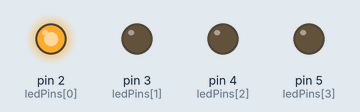
This sketch was run on a simulated Arduino Uno, built with avr-gcc and run on an emulated ATmega328P. On the bench: output pins drawn as LEDs (lit = HIGH).

Above: at 0.1 s.
At 1.7 s:
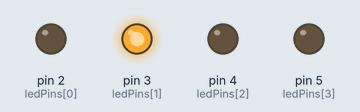
At 3.4 s:
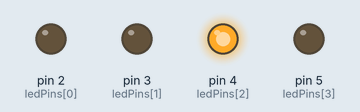
At 20.5 s:
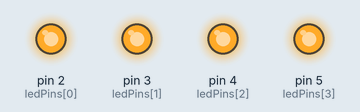
At 21.7 s:
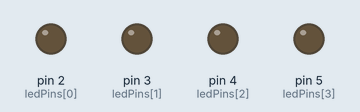
At 28.0 s:
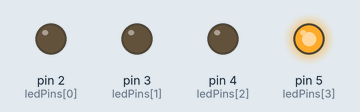
Timing chart, 0 to 40.0 s (numbered marks = the images above):
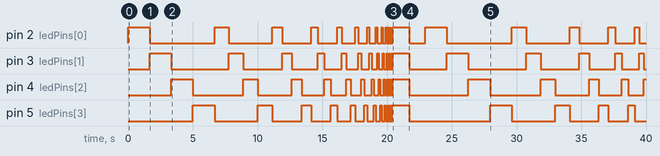

The sketch:

led_countdown.ino
```cpp
int ledPins[] = {2, 3, 4, 5}; //enter arduino pins that connect to the LED (don't forget a resistor)
int delayTime = 1250; //time delay (in milliseconds) between actions
void setup() {
  for (int i=0; i<4; i++) {
    pinMode(ledPins[i], OUTPUT);
  }
}

//member functions
void powerPin_1()
{
  digitalWrite(ledPins[0], HIGH);
}
void offPin_1()
{
    digitalWrite(ledPins[0], LOW);
}
void powerPin_2()
{
  digitalWrite(ledPins[1], HIGH);
}
void offPin_2()
{
    digitalWrite(ledPins[1], LOW);
}
void powerPin_3()
{
  digitalWrite(ledPins[2], HIGH);
}
void offPin_3()
{
    digitalWrite(ledPins[2], LOW);
}
void powerPin_4()
{
  digitalWrite(ledPins[3], HIGH);
}
void offPin_4()
{
    digitalWrite(ledPins[3], LOW);
}

void powerAll() {
  powerPin_1();
  powerPin_2();
  powerPin_3();
  powerPin_4();
}

void offAll() {
  offPin_1();
  offPin_2();
  offPin_3();
  offPin_4();
}

void loop() {

  int time_spacing=delayTime;
  do {
  time_spacing=time_spacing/3 * 2 + 3;

  powerPin_1();
  delay(time_spacing * 2);
  offPin_1();

  powerPin_2();
  delay(time_spacing * 2);
  offPin_2();

  powerPin_3();
  delay(time_spacing * 2);
  offPin_3();

  powerPin_4();
  delay(time_spacing * 2);
  offPin_4();
  } while (time_spacing > 20);

  time_spacing = delayTime;
  powerAll();

  delay(delayTime);
  offAll();
  delay(delayTime);

  Serial.println("");
}
```

Measured:
- by itself, pin 2 (ledPins[0]): LOW → HIGH at 0.00 s, → LOW 1.7 s later, → HIGH 5.0 s later, → LOW 1.1 s later, … (36 changes in this stretch)
- by itself, pin 3 (ledPins[1]): LOW → HIGH at 1.7 s, → LOW 1.7 s later, → HIGH 4.5 s later, → LOW 1.1 s later, … (36 changes in this stretch)
- by itself, pin 4 (ledPins[2]): LOW → HIGH at 3.3 s, → LOW 1.7 s later, → HIGH 3.9 s later, → LOW 1.1 s later, … (35 changes in this stretch)
- by itself, pin 5 (ledPins[3]): LOW → HIGH at 5.0 s, → LOW 1.7 s later, → HIGH 3.4 s later, → LOW 1.1 s later, … (32 changes in this stretch)
